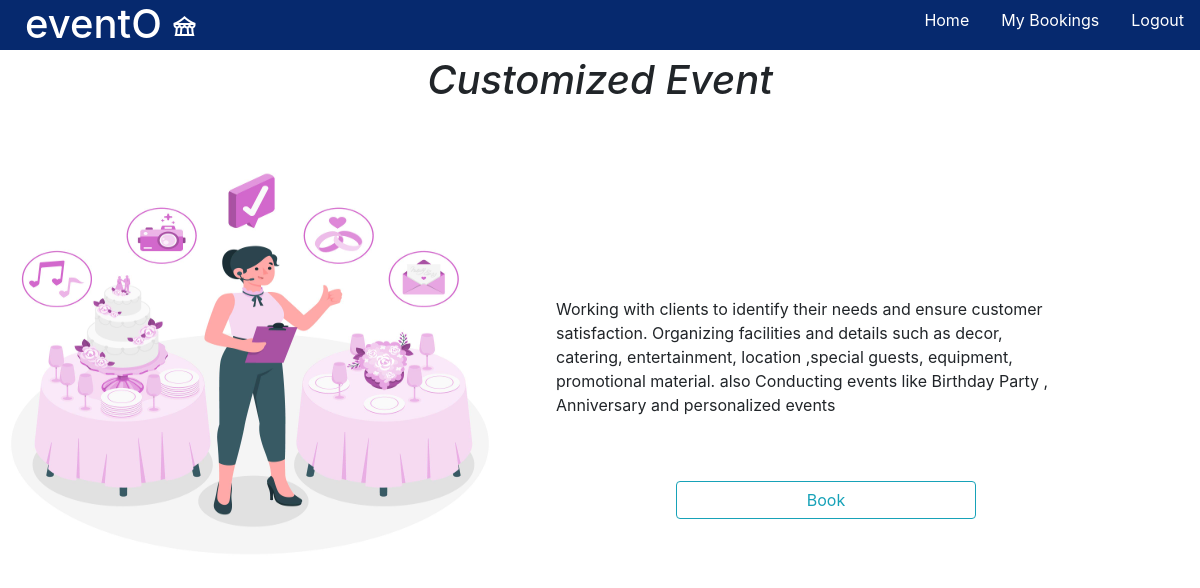
The app's page /cus/details/5 (signed in) with its own data.
### account/models.py (models this page shows)
class Event(models.Model):
    name=models.CharField(max_length=100)
    image=models.ImageField(upload_to='event_images')
    description=models.CharField(max_length=500)
    options=(
        ('DJ Party','DJ Party'),
        ('Marriage Function','Marriage Function'),
        ('Conference Event','Conference Event'),
        ('Academic Event','Academic Event'),
        ('Customized Event','Customized Event')
    )

### customer/views.py (the view)
# urls.py: path('details/<int:id>',EventDetails.as_view(),name="evdt"),
@method_decorator(desc,name='dispatch')
class EventDetails(DetailView):
    template_name="eventdt.html"
    pk_url_kwarg="id"
    queryset=Event.objects.all()
    context_object_name="details"

### customer/views.py (called while the page is built)
def signin_required(fn):
    def inner(request,*args,**kwargs):
        if request.user.is_authenticated:
            return fn(request,*args,**kwargs)
        else:
            messages.error(request,"please Login first!!")
            return redirect("h")
    return inner

### customer/templates/eventdt.html
{%extends 'navbar.html'%}
{%load static%}
{% block nav %}
<h1 style="text-align: center; font-style: oblique;">{{details.name}}</h1><br><br>
<img style="height: 400px; width: 500px;" src="{{details.image.url}}" alt="">
<div style="width: 500px; margin-left: 556px; margin-top: -263px;">
    <p>{{details.description}}</p><br><br>
    <a style="width: 300px; margin-left: 120px;" class="btn btn-outline-info" href="{% url 'book' details.id %}">Book</a>
</div>
{% endblock nav %}

### records on screen
Event: name "Customized Event", image (picture), description "Working with clients to identify their needs and ensure customer satisfaction. Organizing facilities and details such as decor, catering, entertainment, location ,special guests, equipment, promotional material. also Conducting events like Birthday Party , Anniversary and personalized events"
